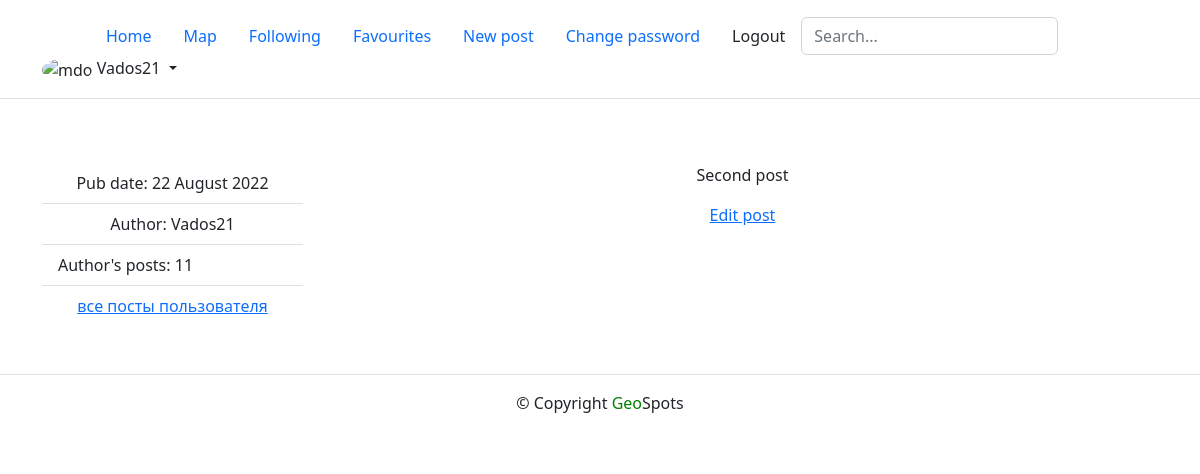
Page /posts/2/ (signed in) on the committed database.
### posts/models.py (models this page shows, shortened)
class Post(models.Model):
    text = models.TextField()
    pub_date = models.DateTimeField(auto_now_add=True)
    author = models.ForeignKey(
        User,
        on_delete=models.CASCADE,
        related_name='posts'
    )
    group = models.ForeignKey(
        Group, blank=True, null=True,
        on_delete=models.SET_NULL,
        related_name='posts'
    )
    image = models.ImageField(
        'Картинка',
        upload_to='posts/',
        blank=True
    )
    class Meta:
        ordering = ['-pub_date']

### posts/views.py (the view)
# urls.py: path('posts/<int:post_id>/', views.post_detail, name='post_detail'),
def post_detail(request, post_id):
    template = 'posts/post_detail.html'
    post = get_object_or_404(Post, id=post_id)
    author_posts_count = post.author.posts.count()
    context = {
        'post': post,
        'author_posts_count': author_posts_count
    }
    return render(request, template, context)

### posts/templates/posts/post_detail.html (shortened to what this page needs)
{% extends 'posts/base.html'%}
{% block content %}
<div class="container py-5">
  <div class="row">
    <aside class="col-12 col-md-3">
      <ul class="list-group list-group-flush">
        <li class="list-group-item">
          Pub date: {{ post.pub_date|date:"d E Y" }}
        </li>
        <li class="list-group-item">
          Author: {{ post.author }}
        </li>
        <li class="list-group-item d-flex justify-content-between align-items-center">
          Author's posts: {{ author_posts_count }}
        </li>
        <li class="list-group-item">
          <a href="{% url 'posts:profile' post.author %}">
            все посты пользователя
          </a>
        </li>
      </ul>
    </aside>
    <article class="col-12 col-md-9">
      <p>{{ post.text|linebreaksbr }}</p>
      {% if user.is_authenticated and user == post.author %}
        <a href='/'> Edit post</a>
      {% endif %}
    </article>
  </div>
</div>
{% endblock content %}

### posts/templates/posts/includes/header.html (shortened to what this page needs)
<header class="p-3 mb-3 border-bottom">
<link href="https://cdn.jsdelivr.net/npm/bootstrap@5.2.0/dist/css/bootstrap.min.css" rel="stylesheet">
    <div class="container">
      <div class="d-flex flex-wrap align-items-center justify-content-center justify-content-lg-start">
        <a href="/" class="d-flex align-items-center mb-2 mb-lg-0 text-dark text-decoration-none">
          <svg class="bi me-2" width="40" height="32" role="img" aria-label="Bootstrap"><use xlink:href="#bootstrap"/></svg>
        </a>
        <ul class="nav nav-pills">
          <li class="nav-item">
            <a class="nav-link" href="/">Home</a>
          </li>
          <li class="nav-item">
            <a class="nav-link" href="my_page">Map</a>
          </li>
          <li class="nav-item">
            <a class="nav-link" href="follow">Following</a>
          </li>
          <li class="nav-item">
            <a class="nav-link" href="favourites">Favourites</a>
          </li>
          {% if user.is_authenticated %}
            <li class="nav-item">
              <a class="nav-link" href="{% url 'posts:create_post' %}">New post</a>
            </li>
            <li class="nav-item">
              <a class="nav-link
                "
                href="{% url 'users:password_change' %}"
              >
                Change password
              </a>
            </li>
            <li class="nav-item">
              <a class="nav-link link-dark" href="{% url 'users:logout' %}">Logout</a>
            </li>
          {% endif %}
        </ul>
        <form class="col-12 col-lg-auto mb-3 mb-lg-0 me-lg-3" role="search">
          <input type="search" class="form-control" placeholder="Search..." aria-label="Search">
        </form>
        {% if user.is_authenticated %}
          <div class="dropdown text-end">
            <a href="#" class="d-block link-dark text-decoration-none dropdown-toggle" data-bs-toggle="dropdown" aria-expanded="false">
              <img src="https://static.tildacdn.com/tild6333-3538-4664-a134-643134316461/IMG_3183_2_1.png" alt="mdo" width="32" height="32" class="rounded-circle">
                {{ user.username }}
            </a>
          </div>
        {% endif %}
      </div>
    </div>
  </header>

### rows in the picture
Post: pub_date "22 August 2022", author "Vados21", text "Second post"

### other values in the picture
{{ user.username }} "Vados21"
{{ author_posts_count }} "11"
